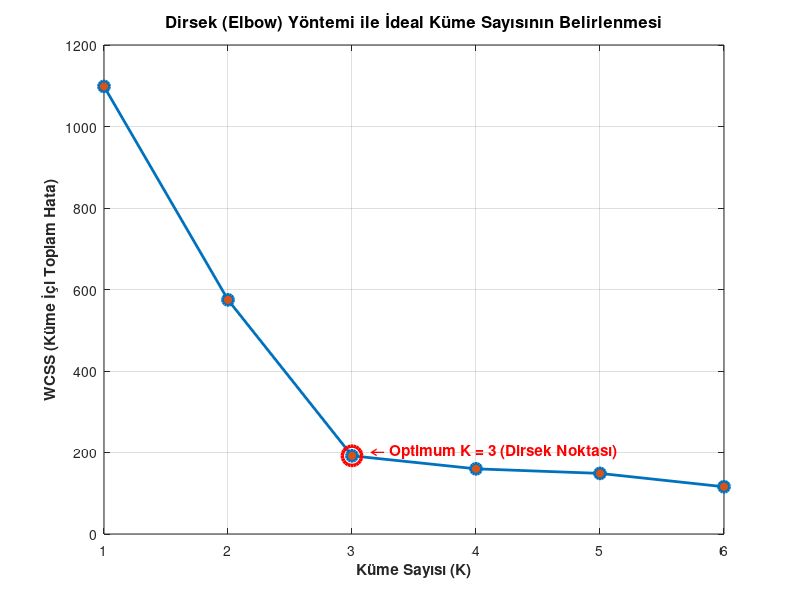

Write MATLAB code to recreate this figure.
% 1. Örnek Veri Oluşturma (100 Müşteri, 2 Özellik)
rng(42);
X = [randn(35,2) + 2; randn(35,2) - 2; randn(30,2) + [3, -3]];

% 2. Toolbox Gerektirmeyen Özel K-Means ve WCSS Hesaplama
wcss = zeros(1, 6);

for k = 1:6
    % İlk merkezleri veriden rastgele seç
    idx_init = randperm(size(X,1), k);
    centroids = X(idx_init, :);
    
    % K-Means İterasyonları (Saf MATLAB ile)
    for iter = 1:20
        % Her noktanın merkezlere uzaklığını hesapla (Öklid)
        dists = zeros(size(X,1), k);
        for c = 1:k
            dists(:, c) = sum((X - centroids(c, :)).^2, 2);
        end
        
        % En yakın merkeze ata
        [minDists, clusterIdx] = min(dists, [], 2);
        
        % Merkezleri güncelle
        for c = 1:k
            if any(clusterIdx == c)
                centroids(c, :) = mean(X(clusterIdx == c, :), 1);
            end
        end
    end
    
    % Bu K değeri için Toplam WCSS (Inertia) Hesapla
    wcss(k) = sum(minDists);
end

% 3. Dirsek (Elbow) Grafiğini Çizdirme
figure('Color', 'w');
plot(1:6, wcss, '-o', 'LineWidth', 2, 'MarkerSize', 8, ...
     'MarkerFaceColor', '#D95319', 'Color', '#0072BD');

title('Dirsek (Elbow) Yöntemi ile İdeal Küme Sayısının Belirlenmesi', 'FontSize', 12);
xlabel('Küme Sayısı (K)', 'FontSize', 11, 'FontWeight', 'bold');
ylabel('WCSS (Küme İçi Toplam Hata)', 'FontSize', 11, 'FontWeight', 'bold');
grid on;
xticks(1:6);

% Dirsek Noktasını İşaretleme (K=3)
hold on;
plot(3, wcss(3), 'ro', 'MarkerSize', 14, 'LineWidth', 2.5);
text(3.15, wcss(3) + 10, '\leftarrow Optimum K = 3 (Dirsek Noktası)', ...
     'FontSize', 11, 'FontWeight', 'bold', 'Color', 'r');

% 4. Görseli Kaydet
exportgraphics(gcf, 'dirsek_grafigi.png', 'Resolution', 300);
disp('Grafik başarıyla "dirsek_grafigi.png" adıyla kaydedildi!');
